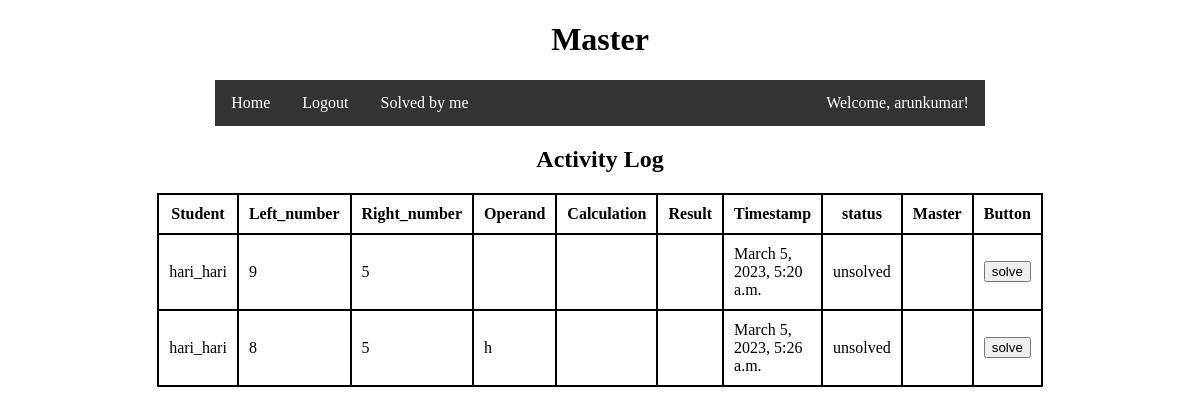
The app's page /master/students_activities (signed in) with its own data.
### master/models.py (models this page shows, shortened)
class studenttasks(models.Model):
    choices = (
        ('solved','solved'),
        ('unsolved','unsolved')
    )
    student = models.ForeignKey(User, on_delete=models.CASCADE, related_name="studenttask")
    master = models.ForeignKey(User, on_delete=models.CASCADE,related_name="mastersolvedtasks",null=True)
    left_number = models.IntegerField()
    right_number = models.IntegerField()
    operator = models.CharField(max_length= 5)
    calculation = models.CharField(max_length=100)
    result = models.CharField(max_length=20)
    timestamp = models.DateTimeField(auto_now_add=True)
    status = models.CharField(max_length=50, choices=choices, default='unsolved')

### master/views.py (the view, shortened to what this page needs)
# urls.py: path('students_activities',master_tasks.as_view(),name='master-tasks'),
class master_tasks(View):
    def get(self, request):
        if request.user.is_authenticated:
            if is_master(request):
                tasks = studenttasks.objects.filter(status="unsolved")
                context = {
                    'activities': tasks
                }
                return render(request,"master/templates/tasks.html",context=context)
            return HttpResponse("master access denied")
        return redirect('master-login')

### master/views.py (called while the page is built)
def is_master(request):
    if request.user.groups.filter(id=1):
        return True
    return False

### master/templates/tasks.html (shortened to what this page needs)
{% include 'base.html' %}
{% block content %}
  <li><a href="{% url 'solved-by-me' %}">Solved by me</a></li>
  <li style="float:right"><a>Welcome, {{ request.user.username }}!</a></li></ul></nav>
  <table>
    <center><h2>Activity Log</h2></center>
    <thead>
      <tr>
        <th>Student</th>
        <th>Left_number</th>
        <th>Right_number</th>
        <th>Operand</th>
        <th>Calculation</th>
        <th>Result</th>
        <th>Timestamp</th>
        <th>status</th>
        <th>Master</th>
        <th>Button</th>
      </tr>
    </thead>
    <tbody>
      {% for activity in activities %}
        <tr>
          <td>{{ activity.student.username}}</td>
          <td>{{ activity.left_number }}</td>
          <td>{{ activity.right_number }}</td>
          <td>{{ activity.operator }}</td>
          <td>{{ activity.calculation }}</td>
          <td>{{ activity.result }}</td>
          <td>{{ activity.timestamp }}</td>
          <td>{{ activity.status }}</td>
          <td>{{ activity.master.username }}</td>
          <td><form method="post">
            <input type="submit" name="{{ activity.id }}" value="solve">
        </form></td>
        </tr>
      {% endfor %}
    </tbody>
  </table>
{% endblock %}

### master/templates/base.html (style rules this page uses)
.navbar li { float: left; }
.navbar li a { display: block; color: white; text-align: center; padding: 14px 16px; text-decoration: none; }
table { width:65%; height:10%; margin:auto; border:2px solid black; border-collapse: collapse; }
table th, td { width:auto; height:10%; margin:auto; border:2px solid black; border-collapse: collapse; padding:10px; }

### records on screen
studenttasks: student.username "hari_hari", left_number "9", right_number "5", timestamp "March 5, 2023, 5:20 a.m.", status "unsolved"
studenttasks: student.username "hari_hari", left_number "8", right_number "5", operator "h", timestamp "March 5, 2023, 5:26 a.m.", status "unsolved"

### other values on screen
{{ request.user.username }} "arunkumar"
